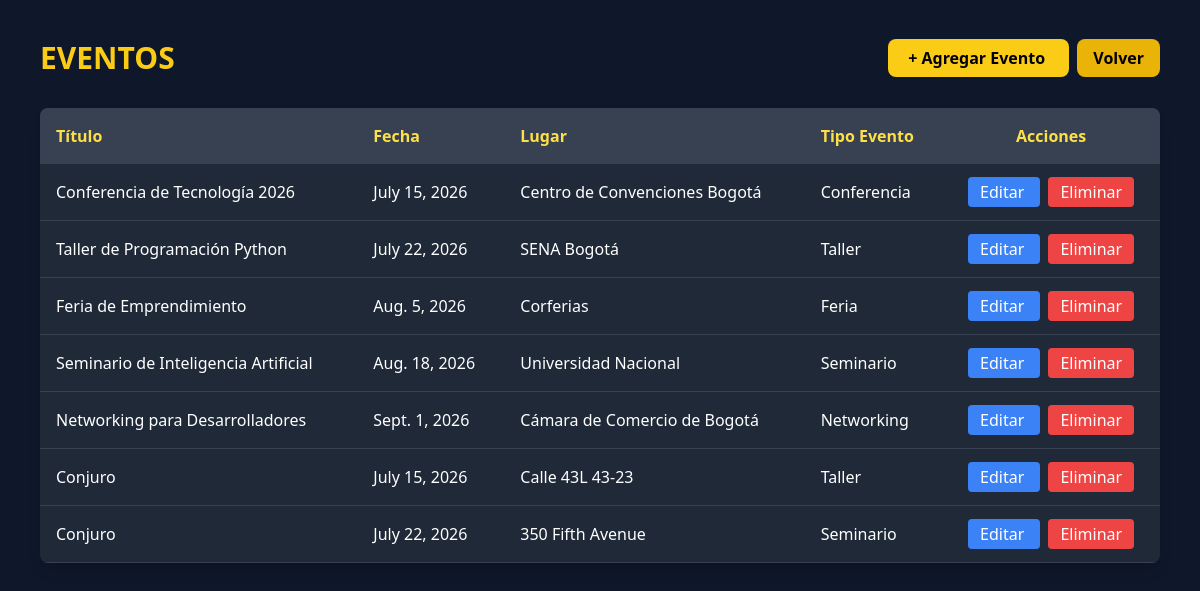
/eventos/ (signed in), run on the app's committed database.
### Eventos/models.py (models this page shows, shortened)
class Eventos(models.Model):
    id_evento = models.AutoField(primary_key=True)
    titulo = models.CharField(max_length=100)
    fecha = models.DateField()
    lugar = models.CharField(max_length=100)
    cantidad_invitados = models.PositiveIntegerField(default=0)
    id_tipo = models.ForeignKey(
        'TipoEvento',
        models.DO_NOTHING,
        db_column='id_tipo'
    )
    creado_por = models.ForeignKey(
        'Usuarios',
        on_delete=models.SET_NULL,
        null=True,
        blank=True,
        related_name='eventos_creados'
    )
    class Meta:
        managed = True
        db_table = 'eventos'

class TipoEvento(models.Model):
    id_tipo = models.AutoField(primary_key=True)
    nombre = models.CharField(max_length=50)
    descripcion = models.CharField(max_length=255)
    def __str__(self):
        return self.nombre  # 🔥 clave para el select
    class Meta:
        managed = True
        db_table = 'tipo_evento'

### Eventos/views.py (the view)
# urls.py: path('eventos/', views.listaEventos.as_view(), name='listaEventos'),
@method_decorator(login_requerido, name='dispatch')
class listaEventos(ListView):
    model = Eventos
    template_name = 'eventos/listaEventos.html'
    context_object_name = 'eventos'
    def get_queryset(self):
        rol = self.request.session.get('usuario_rol')
        if rol == 'admin':
           return Eventos.objects.select_related('id_tipo').all()
        usuario_id = self.request.session.get('usuario_id')
        return Eventos.objects.filter(
        creado_por_id=usuario_id
        ).select_related('id_tipo')
    def get_context_data(self, **kwargs):
        context = super().get_context_data(**kwargs)
        context['es_admin'] = self.request.session.get('usuario_rol') == 'admin'
        return context

### Eventos/views.py (called while the page is built)
def login_requerido(view_func):
    @wraps(view_func)
    def wrapper(request, *args, **kwargs):
        if 'usuario_id' not in request.session:
            return redirect('login')
        return view_func(request, *args, **kwargs)
    return wrapper

### Eventos/templates/eventos/listaEventos.html (shortened to what this page needs)
<!DOCTYPE html>
<html lang="es">
<head>
<script src="https://cdn.tailwindcss.com"></script>
</head>
<body class="bg-slate-900 text-white p-10">
<div class="flex justify-between items-center mb-8">
    <h1 class="text-3xl font-bold text-yellow-400">EVENTOS</h1>
<div class="space-x-2">
    <a href="{% url 'crearEvento' %}"
       class="bg-yellow-400 text-black px-5 py-2 rounded-lg font-semibold hover:bg-yellow-300 transition">
        + Agregar Evento
    </a>
    <a href="{% url 'inicio' %}"
       class="bg-yellow-500 hover:bg-yellow-600 text-black font-bold py-2 px-4 rounded-lg">
       Volver
    </a>
</div>
</div>
<div class="bg-gray-800 rounded-lg shadow-lg overflow-hidden">
    <table class="w-full text-left">
    <thead class="bg-gray-700 text-yellow-300">
        <tr>
            <th class="p-4">Título</th>
            <th class="p-4">Fecha</th>
            <th class="p-4">Lugar</th>
            <th class="p-4">Tipo Evento</th>
            <th class="p-4 text-center">Acciones</th>
        </tr>
    </thead>
    <tbody>
        {% for e in eventos %}
        <tr class="border-b border-gray-700 hover:bg-gray-700 transition">
            <td class="p-4">{{ e.titulo }}</td>
            <td class="p-4">{{ e.fecha }}</td>
            <td class="p-4">{{ e.lugar }}</td>
            <td class="p-4">{{ e.id_tipo }}</td>
            <td class="p-4 text-center space-x-2">
                <a href="{% url 'editarEvento' e.pk %}"
                   class="bg-blue-500 px-3 py-1 rounded hover:bg-blue-400">
                    Editar
                </a>
                <a href="{% url 'eliminarEvento' e.pk %}"
                   class="bg-red-500 px-3 py-1 rounded hover:bg-red-400">
                    Eliminar
                </a>
            </td>
        </tr>
        {% empty %}
        <tr>
            <td colspan="5" class="p-4 text-center text-gray-400">
                No hay eventos registrados
            </td>
        </tr>
        {% endfor %}
    </tbody>
</table>
</div>
</body>
</html>

### data on the page
Eventos: titulo "Conferencia de Tecnología 2026", fecha "July 15, 2026", lugar "Centro de Convenciones Bogotá", id_tipo "Conferencia"
Eventos: titulo "Taller de Programación Python", fecha "July 22, 2026", lugar "SENA Bogotá", id_tipo "Taller"
Eventos: titulo "Feria de Emprendimiento", fecha "Aug. 5, 2026", lugar "Corferias", id_tipo "Feria"
Eventos: titulo "Seminario de Inteligencia Artificial", fecha "Aug. 18, 2026", lugar "Universidad Nacional", id_tipo "Seminario"
Eventos: titulo "Networking para Desarrolladores", fecha "Sept. 1, 2026", lugar "Cámara de Comercio de Bogotá", id_tipo "Networking"
Eventos: titulo "Conjuro", fecha "July 15, 2026", lugar "Calle 43L 43-23", id_tipo "Taller"
Eventos: titulo "Conjuro", fecha "July 22, 2026", lugar "350 Fifth Avenue", id_tipo "Seminario"
